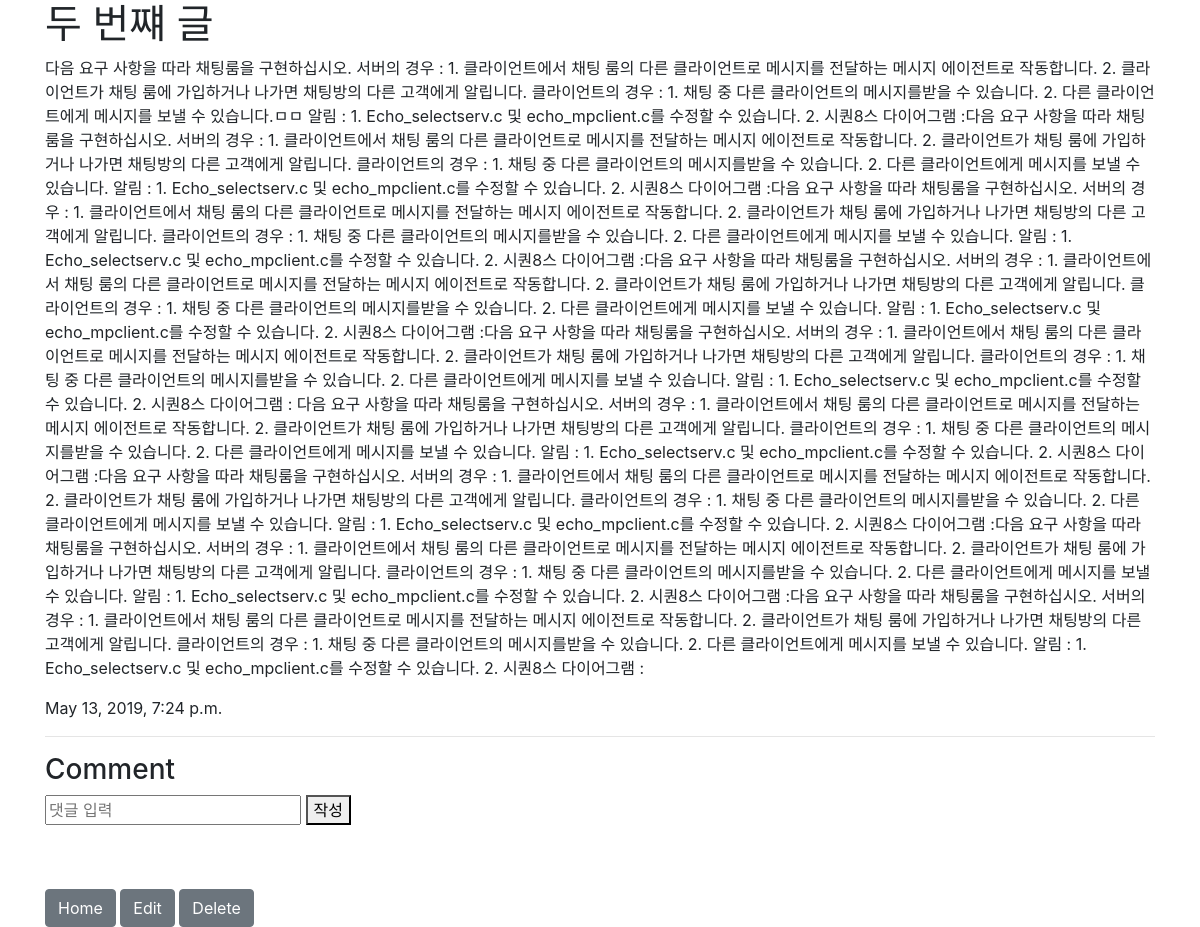
Page /blog/2 on the committed database.
### blog/models.py (models this page shows, shortened)
class Blog(models.Model): #blog라는 이름의 객체 틀을 만들겠다.
    title=models.CharField(max_length=200) #title 이름으로 최대 200글자의 데이터를 받겠다.
    pub_date = models.DateTimeField('date published') #pub_date라는 이름으로 시간 날짜 데이터를 받겠다.
    body = models.TextField()

### blog/views.py (the view)
# urls.py: path('blog/<int:blog_id>',blog.views.detail, name="detail"),
def detail(request,blog_id):
    blog_detail = get_object_or_404(Blog,pk=blog_id)
    return render(request,'blog/detail.html',{'blog':blog_detail})

### blog/templates/blog/detail.html (shortened to what this page needs)
{% extends 'base.html' %}
{% block content %}
<h1>{{blog.title}}</h1>
<p>{{blog.body}}</p>
<p>{{blog.pub_date}}</p>
<hr>
<h3>Comment</h3>
<form action="{% url 'comment_create' blog.id %}">
    <input type="text" name="content" placeholder="댓글 입력">
    <button type="submit">작성</button>
</form>
<br><br>
<a href="{% url 'home' %}"><button type="button" class="btn btn-secondary">Home</button></a>
<a href="{% url 'edit' blog.id %}"><button type="button" class="btn btn-secondary">Edit</button></a>
<a href="{% url 'delete' blog.id %}"><button type="button" class="btn btn-secondary">Delete</button></a>
{% endblock %}

### blogProject/templates/base.html (shortened to what this page needs)
    <link rel="stylesheet" href="https://stackpath.bootstrapcdn.com/bootstrap/4.3.1/css/bootstrap.min.css"
>
<body>
    <div class="container">
        {% block content %}
        {% endblock %}
    </div>
</body>

### rows in the picture
Blog: title "두 번쨰 글", body "다음 요구 사항을 따라 채팅룸을 구현하십시오. 서버의 경우 : 1. 클라이언트에서 채팅 룸의 다른 클라이언트로 메시지를 전달하는 메시지 에이전트로 작동합니다. 2. 클라이언트가 채팅 룸에 가입하거나 나가면 채팅방의 다른 고객에게 알립니다. 클라이언트의 경우 : 1. 채팅 중 다른 클라이언트의 메시지를받을 수 있습니다. 2. 다른 클라이언트에게 메시지를 보낼 수 있습니다.ㅁㅁ 알림 : 1. Echo_selectserv.c 및 echo_mpclient.c를 수정할 수 있습니다. 2. 시퀀8스 다이어그램 :다음 요구 사항을 따라 채팅룸을 구현하십시오. 서버의 경우 : 1. 클라이언트에서 채팅 룸의 다른 클라이언트로 메시지를 전달하는 메시지 에이전트로 작동합니다. 2. 클라이언트가 채팅 룸에 가입하거나 나가면 채팅방의 다른 고객에게 알립니다. 클라이언트의 경우 : 1. 채팅 중 다른 클라이언트의 메시지를받을 수 있습니다. 2. 다른 클라이언트에게 메시지를 보낼 수 있습니다. 알림 : 1. Echo_selectserv.c 및 echo_mpclient.c를 수정할 수 있습니다. 2. 시퀀8스 다이어그램 :다음 요구 사항을 따라 채팅룸을 구현하십시오. 서버의 경우 : 1. 클라이언트에서 채팅 룸의 다른 클라이언트로 메시지를 전달하는 메시지 에이전트로 작동합니다. 2. 클라이언트가 채팅 룸에 가입하거나 나가면 채팅방의 다른 고객에게 알립니다.…", pub_date "May 13, 2019, 7:24 p.m."
